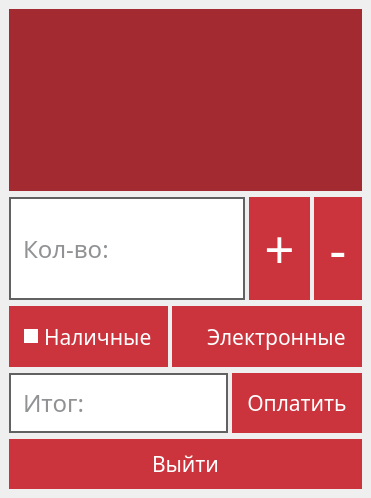
<?xml version="1.0" encoding="UTF-8"?>
<ui version="4.0">
 <class>ServicePayWindow</class>
 <widget class="QMainWindow" name="ServicePayWindow">
  <property name="geometry">
   <rect>
    <x>0</x>
    <y>0</y>
    <width>337</width>
    <height>498</height>
   </rect>
  </property>
  <property name="sizePolicy">
   <sizepolicy hsizetype="Preferred" vsizetype="Minimum">
    <horstretch>0</horstretch>
    <verstretch>0</verstretch>
   </sizepolicy>
  </property>
  <property name="minimumSize">
   <size>
    <width>0</width>
    <height>0</height>
   </size>
  </property>
  <property name="maximumSize">
   <size>
    <width>16777215</width>
    <height>16777215</height>
   </size>
  </property>
  <property name="windowTitle">
   <string>MainWindow</string>
  </property>
  <widget class="QWidget" name="centralWidget">
   <property name="styleSheet">
    <string notr="true">QLineEdit
{
	color: #212529;
	padding: 10px;
	border: 2px solid #616161;
	background-color: white;
}

QLineEdit:focus
{
	border: 3px solid #272727;
}

QLineEdit:disabled
{
	background-color: #3F3F3F;
	color: #FFF;
}




QPushButton,
QRadioButton
{
    background-color: #CB343C;
    color: white;
	border: none;
	padding: 15px;
}

QPushButton:hover:!pressed,
QRadioButton:hover:!pressed
{
	background-color: #7A1F24
}

QPushButton:pressed,
QRadioButton:pressed
{
	background-color: #E0858A;
	color: black;
}

QPushButton::disabled,
QRadioButton::disabled
{
	background-color: #3F3F3F;
}



QListView
{
	color: #212529;
	background-color: red;
	background-color: #A22A30;
	border: 5px solid #A22A30;
}
QListView:disabled
{
	background-color: #3F3F3F;
	color: #FFF;
}



QListView::item
{
	border-radius: 5px;
	background-color: white;
	color: black;
	border: 3px solid #A22A30;
	padding: 3px;
	margin-right: 5px;
}
QListView::item:hover:!selected
{
	background-color: #CCCCCC;
}
QListView::item:selected
{
	border: 5px solid #A7FC00;
}



QListView QScrollBar:vertical
{
	border: none;
    background: #3F3F3F;
	border-radius: 5px;
}
QListView QScrollBar:handle:vertical
{
    background: #A7FC00;
	border-radius: 5px;
}
QListView QScrollBar:add-line:vertical,
QListView QScrollBar:sub-line:vertical
{
	border: none;
    background: #A7FC00;
	border-radius: 5px;
}
QListView QScrollBar:up-arrow:vertical,
QListView QScrollBar:down-arrow:vertical
{
	background-color: transparent;
}</string>
   </property>
   <layout class="QVBoxLayout" name="verticalLayout">
    <item>
     <widget class="QListView" name="serviceListView">
      <property name="sizePolicy">
       <sizepolicy hsizetype="Expanding" vsizetype="Expanding">
        <horstretch>0</horstretch>
        <verstretch>0</verstretch>
       </sizepolicy>
      </property>
      <property name="font">
       <font>
        <family>Fira Sans Condensed</family>
        <pointsize>18</pointsize>
       </font>
      </property>
      <property name="styleSheet">
       <string notr="true"/>
      </property>
      <property name="horizontalScrollBarPolicy">
       <enum>Qt::ScrollBarAlwaysOff</enum>
      </property>
      <property name="wordWrap">
       <bool>true</bool>
      </property>
     </widget>
    </item>
    <item>
     <widget class="QFrame" name="serviceQuantityFrame">
      <property name="frameShape">
       <enum>QFrame::NoFrame</enum>
      </property>
      <property name="frameShadow">
       <enum>QFrame::Raised</enum>
      </property>
      <layout class="QHBoxLayout" name="horizontalLayout_4">
       <property name="spacing">
        <number>4</number>
       </property>
       <property name="leftMargin">
        <number>0</number>
       </property>
       <property name="topMargin">
        <number>0</number>
       </property>
       <property name="rightMargin">
        <number>0</number>
       </property>
       <property name="bottomMargin">
        <number>0</number>
       </property>
       <item>
        <widget class="QLineEdit" name="serviceLineEdit">
         <property name="sizePolicy">
          <sizepolicy hsizetype="Expanding" vsizetype="Preferred">
           <horstretch>0</horstretch>
           <verstretch>0</verstretch>
          </sizepolicy>
         </property>
         <property name="minimumSize">
          <size>
           <width>0</width>
           <height>0</height>
          </size>
         </property>
         <property name="font">
          <font>
           <family>Fira Sans Condensed</family>
           <pointsize>18</pointsize>
          </font>
         </property>
         <property name="styleSheet">
          <string notr="true"/>
         </property>
         <property name="maxLength">
          <number>64</number>
         </property>
         <property name="readOnly">
          <bool>true</bool>
         </property>
         <property name="placeholderText">
          <string>Кол-во:</string>
         </property>
        </widget>
       </item>
       <item>
        <widget class="QPushButton" name="servicePlusButton">
         <property name="sizePolicy">
          <sizepolicy hsizetype="Expanding" vsizetype="Preferred">
           <horstretch>0</horstretch>
           <verstretch>0</verstretch>
          </sizepolicy>
         </property>
         <property name="minimumSize">
          <size>
           <width>0</width>
           <height>0</height>
          </size>
         </property>
         <property name="maximumSize">
          <size>
           <width>16777215</width>
           <height>16777215</height>
          </size>
         </property>
         <property name="font">
          <font>
           <family>Fira Sans Condensed</family>
           <pointsize>40</pointsize>
          </font>
         </property>
         <property name="styleSheet">
          <string notr="true"/>
         </property>
         <property name="text">
          <string>+</string>
         </property>
         <property name="checkable">
          <bool>false</bool>
         </property>
        </widget>
       </item>
       <item>
        <widget class="QPushButton" name="serviceMinusButton">
         <property name="sizePolicy">
          <sizepolicy hsizetype="Expanding" vsizetype="Preferred">
           <horstretch>0</horstretch>
           <verstretch>0</verstretch>
          </sizepolicy>
         </property>
         <property name="minimumSize">
          <size>
           <width>0</width>
           <height>0</height>
          </size>
         </property>
         <property name="maximumSize">
          <size>
           <width>16777215</width>
           <height>16777215</height>
          </size>
         </property>
         <property name="font">
          <font>
           <family>Fira Sans Condensed</family>
           <pointsize>40</pointsize>
          </font>
         </property>
         <property name="styleSheet">
          <string notr="true"/>
         </property>
         <property name="text">
          <string>-</string>
         </property>
         <property name="checkable">
          <bool>false</bool>
         </property>
        </widget>
       </item>
      </layout>
     </widget>
    </item>
    <item>
     <widget class="QFrame" name="chooseMethodFrame">
      <property name="styleSheet">
       <string notr="true">QRadioButton::indicator
{
	background: transparent;
}
QRadioButton::indicator:checked
{
	background-color: white;
}</string>
      </property>
      <property name="frameShape">
       <enum>QFrame::NoFrame</enum>
      </property>
      <property name="frameShadow">
       <enum>QFrame::Raised</enum>
      </property>
      <layout class="QHBoxLayout" name="horizontalLayout_5">
       <property name="spacing">
        <number>4</number>
       </property>
       <property name="leftMargin">
        <number>0</number>
       </property>
       <property name="topMargin">
        <number>0</number>
       </property>
       <property name="rightMargin">
        <number>0</number>
       </property>
       <property name="bottomMargin">
        <number>0</number>
       </property>
       <item>
        <widget class="QRadioButton" name="serviceCashRadio">
         <property name="sizePolicy">
          <sizepolicy hsizetype="Preferred" vsizetype="Preferred">
           <horstretch>0</horstretch>
           <verstretch>0</verstretch>
          </sizepolicy>
         </property>
         <property name="font">
          <font>
           <family>Fira Sans Condensed</family>
           <pointsize>16</pointsize>
          </font>
         </property>
         <property name="styleSheet">
          <string notr="true"/>
         </property>
         <property name="text">
          <string>Наличные</string>
         </property>
         <property name="checkable">
          <bool>true</bool>
         </property>
         <property name="checked">
          <bool>true</bool>
         </property>
        </widget>
       </item>
       <item>
        <widget class="QRadioButton" name="serviceCardRadio">
         <property name="sizePolicy">
          <sizepolicy hsizetype="Preferred" vsizetype="Preferred">
           <horstretch>0</horstretch>
           <verstretch>0</verstretch>
          </sizepolicy>
         </property>
         <property name="font">
          <font>
           <family>Fira Sans Condensed</family>
           <pointsize>16</pointsize>
          </font>
         </property>
         <property name="styleSheet">
          <string notr="true"/>
         </property>
         <property name="text">
          <string>Электронные</string>
         </property>
         <property name="checked">
          <bool>false</bool>
         </property>
        </widget>
       </item>
      </layout>
     </widget>
    </item>
    <item>
     <widget class="QFrame" name="payServiceFrame">
      <property name="frameShape">
       <enum>QFrame::NoFrame</enum>
      </property>
      <property name="frameShadow">
       <enum>QFrame::Raised</enum>
      </property>
      <layout class="QHBoxLayout" name="horizontalLayout_6">
       <property name="spacing">
        <number>4</number>
       </property>
       <property name="leftMargin">
        <number>0</number>
       </property>
       <property name="topMargin">
        <number>0</number>
       </property>
       <property name="rightMargin">
        <number>0</number>
       </property>
       <property name="bottomMargin">
        <number>0</number>
       </property>
       <item>
        <widget class="QLineEdit" name="serviceAllCostLineEdit">
         <property name="sizePolicy">
          <sizepolicy hsizetype="Expanding" vsizetype="Preferred">
           <horstretch>0</horstretch>
           <verstretch>0</verstretch>
          </sizepolicy>
         </property>
         <property name="minimumSize">
          <size>
           <width>0</width>
           <height>0</height>
          </size>
         </property>
         <property name="font">
          <font>
           <family>Fira Sans Condensed</family>
           <pointsize>18</pointsize>
          </font>
         </property>
         <property name="styleSheet">
          <string notr="true"/>
         </property>
         <property name="maxLength">
          <number>64</number>
         </property>
         <property name="readOnly">
          <bool>true</bool>
         </property>
         <property name="placeholderText">
          <string>Итог:</string>
         </property>
        </widget>
       </item>
       <item>
        <widget class="QPushButton" name="servicePayButton">
         <property name="sizePolicy">
          <sizepolicy hsizetype="Expanding" vsizetype="Preferred">
           <horstretch>0</horstretch>
           <verstretch>0</verstretch>
          </sizepolicy>
         </property>
         <property name="minimumSize">
          <size>
           <width>0</width>
           <height>50</height>
          </size>
         </property>
         <property name="maximumSize">
          <size>
           <width>2000</width>
           <height>2000</height>
          </size>
         </property>
         <property name="font">
          <font>
           <family>Fira Sans Condensed</family>
           <pointsize>16</pointsize>
          </font>
         </property>
         <property name="cursor">
          <cursorShape>PointingHandCursor</cursorShape>
         </property>
         <property name="styleSheet">
          <string notr="true"/>
         </property>
         <property name="text">
          <string>Оплатить</string>
         </property>
        </widget>
       </item>
      </layout>
     </widget>
    </item>
    <item>
     <widget class="QPushButton" name="exitButton">
      <property name="sizePolicy">
       <sizepolicy hsizetype="Expanding" vsizetype="Preferred">
        <horstretch>0</horstretch>
        <verstretch>0</verstretch>
       </sizepolicy>
      </property>
      <property name="minimumSize">
       <size>
        <width>0</width>
        <height>50</height>
       </size>
      </property>
      <property name="maximumSize">
       <size>
        <width>2000</width>
        <height>2000</height>
       </size>
      </property>
      <property name="font">
       <font>
        <family>Fira Sans Condensed</family>
        <pointsize>16</pointsize>
       </font>
      </property>
      <property name="cursor">
       <cursorShape>PointingHandCursor</cursorShape>
      </property>
      <property name="styleSheet">
       <string notr="true"/>
      </property>
      <property name="text">
       <string>Выйти</string>
      </property>
     </widget>
    </item>
   </layout>
  </widget>
 </widget>
 <resources/>
 <connections/>
</ui>
